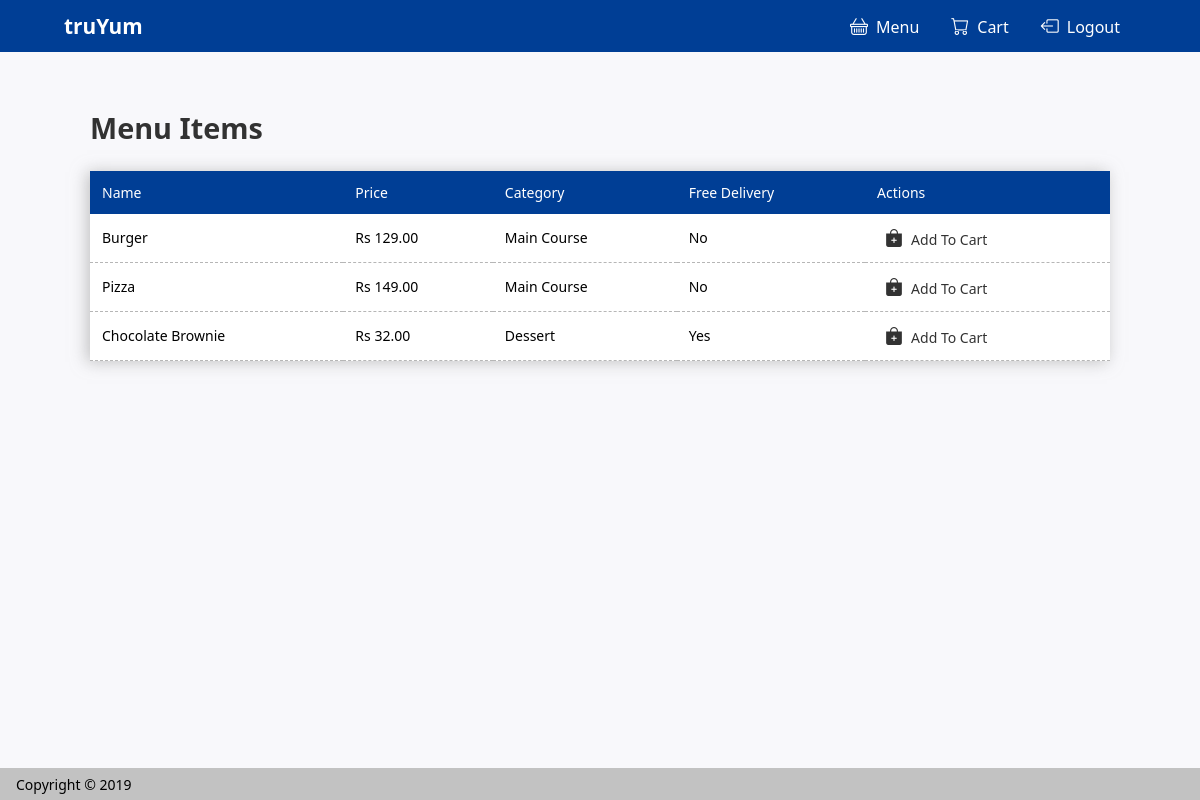
The page /customer/menu (signed in) on the database its author committed.
### webapp/models.py (models this page shows, shortened)
class Menu(models.Model):
    name = models.CharField(max_length=250)
    price = models.DecimalField(max_digits=5,decimal_places=2)
    active = models.BooleanField()
    delivery_free = models.BooleanField()
    date_of_launch = models.DateField()
    category_type = models.CharField(max_length=250)
    date_created = models.DateTimeField()

### webapp/views.py (the view)
# urls.py: path('customer/menu',views.menu_list_customer, name="customer-menu"),
@login_required(login_url='signin')
def menu_list_customer (request):
    menu_items = Menu.objects.filter(active=True, date_of_launch__lte=date.today())
    return render(request,'menu-item-list-customer.html',{'menu_items':menu_items})

### templates/menu-item-list-customer.html (shortened to what this page needs)
{% load static %}
<!DOCTYPE html>
<html lang="en">
<head>
    <link rel="stylesheet" href="{% static 'style/style.css' %}">
    <link rel="stylesheet" href="https://cdn.jsdelivr.net/npm/bootstrap-icons@1.8.1/font/bootstrap-icons.css">
</head>
<body>
    <nav class="navbar">
        <a href="/" class="navbar-brand">tru<b>Yum</b></a>
        <ul class="navbar-menu">
            <li class="nav-item">
                <a href="/customer/menu" class="nav-link"><i class="bi bi-basket padding-right-1"></i>Menu</a>
            </li>
            <li class="nav-item">
                <a href="/customer/cart" class="nav-link"><i class="bi bi-cart padding-right-1"></i>Cart</a>
            </li>
            <li class="nav-item">
                <a href="/logout" class="nav-link"><i class="bi bi-box-arrow-left padding-right-1"></i>Logout</a>
            </li>
        </ul>
    </nav>
    <section class="menu-items-container">
        <h1 class="menu-items-header">Menu Items</h1>
        <table>
            <thead>
                <tr>
                    <th>Name</th>
                    <th>Price</th>
                    <th>Category</th>
                    <th>Free Delivery</th>
                    <th>Actions</th>
                </tr>
            </thead>
            <tbody>
                {% for item in menu_items %}
                    <tr>
                        <td>{{ item.name }}</td>
                        <td>Rs {{ item.price }}</td>
                        <td>{{ item.category_type }}</td>
                        <td>{{ item.delivery_free|yesno:"Yes,No" }}</td>
                        <td>
                            <a href="/customer/cart/add/{{item.id}}/{{ item.name }}/{{ item.price }}/{{ item.category_type }}/{{ item.delivery_free }}" class="btn-add-to-cart"><i class="bi bi-bag-plus-fill padding-right-1"></i>Add To Cart</a>
                        </td>
                    </tr>
                {% endfor %}
            </tbody>
        </table>
    </section>
    <footer class="footer">
        <span>Copyright &copy; 2019</span>
    </footer>
</body>
</html>

### static/style/style.css (style rules this page uses)
html, body { width: 100%; height: 100%; padding: 0%; margin: 0%; background-color: #F8F8FB; font-family: 'Segoe UI', Tahoma, Geneva, Verdana, sans-serif; }
.padding-right-1 { padding-right: 0.5rem; }
.navbar { width: 100%; height: 3.25rem; background-color: #003e95; display: flex; flex-direction: row; align-items: center; justify-content: space-between; }
.navbar-brand { color: #fff; text-decoration: none; font-size: 1.3rem; font-weight: 600; padding-left: 4rem; }
.navbar-menu { list-style-type: none; margin: 0; padding: 0; overflow: hidden; padding-right: 4rem; }
.navbar-menu>li { float: left; }
.navbar-menu>li a { display: block; color: white; text-align: center; padding: 1rem; text-decoration: none; transition: 0.3s ease-in-out; }
.footer { width: 100%; height: 2rem; background-color: #c2c2c2; display: flex; flex-direction: row; align-items: center; justify-content: flex-start; position: fixed; bottom: 0%; }
.footer>span { font-family: 'Segoe UI', Tahoma, Geneva, Verdana, sans-serif; font-size: 14px; font-weight: 500; padding-left: 1rem; }
.menu-items-container { width: 85%; padding: 2rem; margin-left: auto; margin-right: auto; }
.menu-items-container>.menu-items-header { font-weight: 600; font-size: 1.8rem; color: #323232; }
table { border-collapse: collapse; width: 100%; background-color: #fff; box-shadow: -3px 1px 15px 0px rgba(164, 164, 164, 0.66); }
td, th { padding: 12px; }
thead { background-color: #003e95; color: #fff; }
thead>tr>th { font-weight: 500; font-size: 14px; text-align: left; }
tbody>tr { border-bottom: 1px dashed #b6b6b6; }
tbody>tr>td { font-size: 14px; text-align: left; }
.btn-add-to-cart { color: #323232; text-decoration: none; padding: 8px; font-weight: 500; transition: 0.3s ease-in-out; }
.bi { font-size: 18px; }

### rows shown on the page
Menu: name "Burger", price "129.00", category_type "Main Course", delivery_free "No"
Menu: name "Pizza", price "149.00", category_type "Main Course", delivery_free "No"
Menu: name "Chocolate Brownie", price "32.00", category_type "Dessert", delivery_free "Yes"
